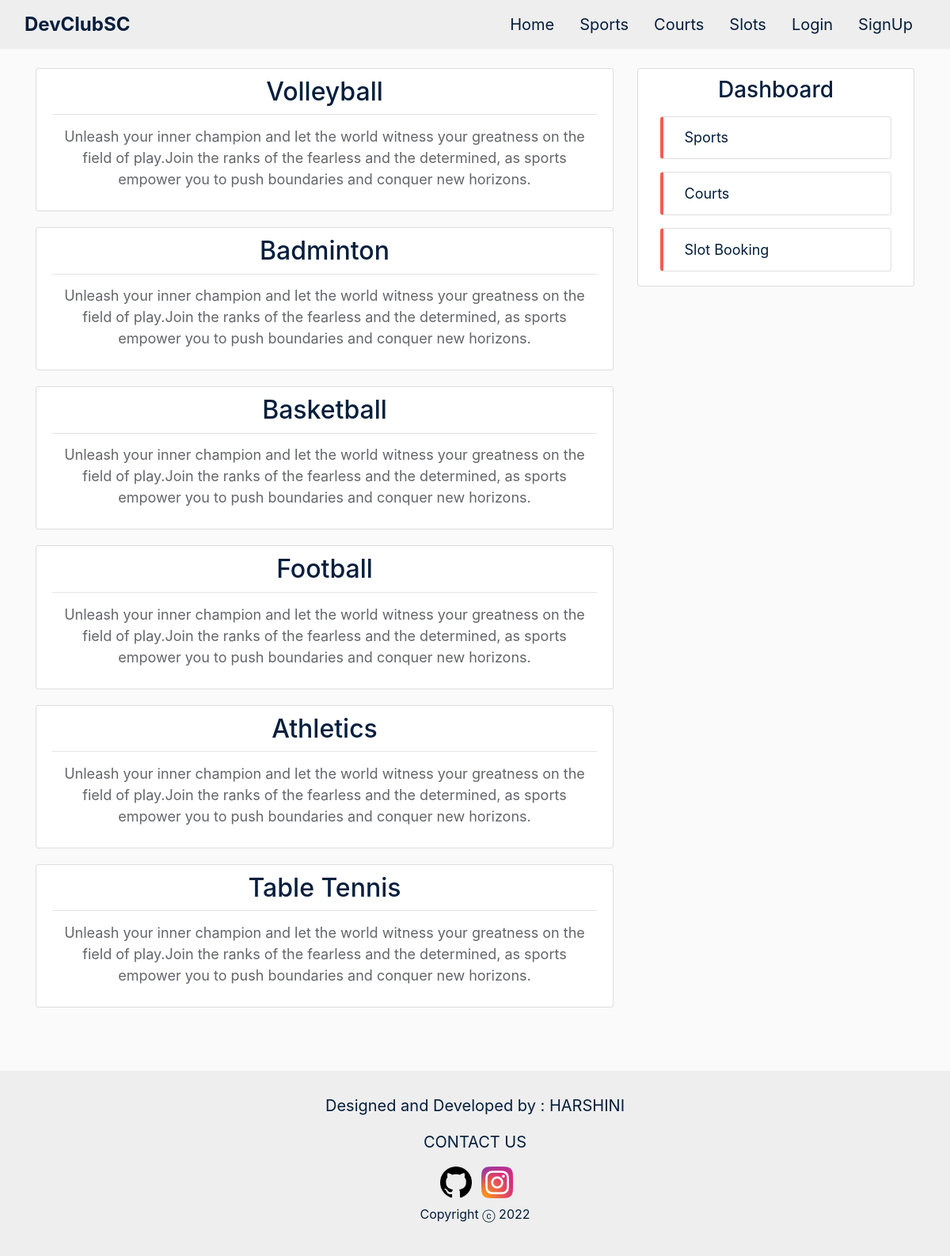
The app's page /sports/ with its own data.
### sports/models.py (models this page shows, shortened)
class Sport(models.Model):
    name = models.CharField(max_length=100)
    courts = models.ManyToManyField(Court, blank=True)

### sports/views.py (the view)
# urls.py: path('sports/', SportListView.as_view(), name='sports-home'),
class SportListView(ListView):
    model = Sport
    template_name = 'sports/sports.html'
    context_object_name = 'sports'
    extra_context = {'staffs': Staff.objects.all(), 'slots': Slot.objects.all()}

### sports/templates/sports/sports.html (shortened to what this page needs)
{% extends 'sports/base.html' %}
{% block content %}
{% for sport in sports %}
    <div class="media content-section shadow-box">
        <div class="media-body ">
            <div class="article-metadata sport-title-div">
                <h2><a class="article-title sport-title" href="{% url 'sports-detail' sport.id %}">{{ sport.name }}</a></h2>
            </div>
            <p class="sports-article-content">Unleash your inner champion and let the world witness your greatness on the field of play.Join the ranks of the fearless and the determined, as sports empower you to push boundaries and conquer new horizons.</p>
        </div>
    </div>
{% endfor %}
{% endblock content %}

### sports/static/sports/main.css (style rules this page uses)
body { background: #fafafa; color: #444444; padding-top: 62px; }
h1, h2, h3, h4, h5, h6 { color: #444444; }
.content-section { background: #ffffff; padding: 10px 20px; border: 1px solid #dddddd; border-radius: 3px; margin-bottom: 20px; }
.article-title { color: #041e3c; }
.article-metadata { padding-bottom: 1px; margin-bottom: 4px; border-bottom: 1px solid #e3e3e3; text-align: center; }
.sports-article-content { font-size: 18px; text-align: center; color: #63666A; margin-top: 2%; }
.shadow-box { transition: 0.5s; }

### records on screen
Sport: name "Volleyball"
Sport: name "Badminton"
Sport: name "Basketball"
Sport: name "Football"
Sport: name "Athletics"
Sport: name "Table Tennis"
